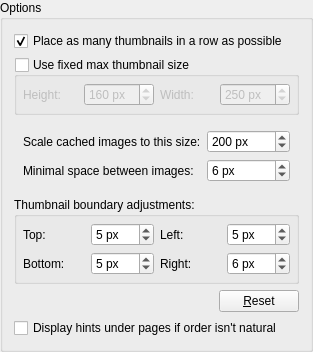
         <widget class="QGroupBox" name="grpThumbnailsViewOptions">
          <property name="title">
           <string>Options</string>
          </property>
          <layout class="QVBoxLayout" name="verticalLayout_82">
           <item>
            <widget class="QCheckBox" name="cbThumbsListOrder">
             <property name="text">
              <string>Place as many thumbnails in a row as possible</string>
             </property>
             <property name="checked">
              <bool>true</bool>
             </property>
            </widget>
           </item>
           <item>
            <widget class="QGroupBox" name="gbFixedMaxLogicalThumbSize">
             <property name="title">
              <string>Use fixed max thumbnail size</string>
             </property>
             <property name="checkable">
              <bool>true</bool>
             </property>
             <property name="checked">
              <bool>false</bool>
             </property>
             <layout class="QHBoxLayout" name="horizontalLayout_12">
              <property name="leftMargin">
               <number>6</number>
              </property>
              <property name="topMargin">
               <number>6</number>
              </property>
              <property name="rightMargin">
               <number>6</number>
              </property>
              <property name="bottomMargin">
               <number>6</number>
              </property>
              <item>
               <widget class="QLabel" name="lblFixedMaxLogicalThumbSizeHeight">
                <property name="text">
                 <string>Height:</string>
                </property>
               </widget>
              </item>
              <item>
               <widget class="QSpinBox" name="sbFixedMaxLogicalThumbSizeHeight">
                <property name="suffix">
                 <string> px</string>
                </property>
                <property name="minimum">
                 <number>16</number>
                </property>
                <property name="maximum">
                 <number>5000</number>
                </property>
                <property name="singleStep">
                 <number>10</number>
                </property>
                <property name="value">
                 <number>160</number>
                </property>
               </widget>
              </item>
              <item>
               <widget class="QLabel" name="lblFixedMaxLogicalThumbSizeWidth">
                <property name="text">
                 <string>Width:</string>
                </property>
               </widget>
              </item>
              <item>
               <widget class="QSpinBox" name="sbFixedMaxLogicalThumbSizeWidth">
                <property name="suffix">
                 <string> px</string>
                </property>
                <property name="minimum">
                 <number>25</number>
                </property>
                <property name="maximum">
                 <number>5000</number>
                </property>
                <property name="singleStep">
                 <number>10</number>
                </property>
                <property name="value">
                 <number>250</number>
                </property>
               </widget>
              </item>
             </layout>
            </widget>
           </item>
           <item>
            <widget class="QWidget" name="widget_2" native="true">
             <layout class="QGridLayout" name="gridLayout_4">
              <item row="0" column="0">
               <widget class="QLabel" name="lblThumbsCacheSize">
                <property name="text">
                 <string>Scale cached images to this size:</string>
                </property>
               </widget>
              </item>
              <item row="0" column="1">
               <widget class="QSpinBox" name="sbThumbsCacheImgSize">
                <property name="suffix">
                 <string> px</string>
                </property>
                <property name="minimum">
                 <number>100</number>
                </property>
                <property name="maximum">
                 <number>100000</number>
                </property>
                <property name="value">
                 <number>200</number>
                </property>
               </widget>
              </item>
              <item row="1" column="0">
               <widget class="QLabel" name="lblThumbsMinSpacing">
                <property name="text">
                 <string>Minimal space between images:</string>
                </property>
               </widget>
              </item>
              <item row="1" column="1">
               <widget class="QSpinBox" name="sbThumbsMinSpacing">
                <property name="suffix">
                 <string> px</string>
                </property>
                <property name="maximum">
                 <number>500</number>
                </property>
                <property name="value">
                 <number>6</number>
                </property>
               </widget>
              </item>
             </layout>
            </widget>
           </item>
           <item>
            <widget class="QGroupBox" name="gbThumbsBoundaryAdj">
             <property name="title">
              <string>Thumbnail boundary adjustments:</string>
             </property>
             <layout class="QGridLayout" name="gridLayout">
              <property name="leftMargin">
               <number>6</number>
              </property>
              <property name="topMargin">
               <number>6</number>
              </property>
              <property name="rightMargin">
               <number>6</number>
              </property>
              <property name="bottomMargin">
               <number>6</number>
              </property>
              <item row="0" column="0">
               <widget class="QLabel" name="lblThumbsBoundaryAdjTop">
                <property name="text">
                 <string>Top:</string>
                </property>
               </widget>
              </item>
              <item row="0" column="3">
               <widget class="QSpinBox" name="sbThumbsBoundaryAdjLeft">
                <property name="suffix">
                 <string> px</string>
                </property>
                <property name="maximum">
                 <number>500</number>
                </property>
                <property name="value">
                 <number>5</number>
                </property>
               </widget>
              </item>
              <item row="0" column="2">
               <widget class="QLabel" name="lblThumbsBoundaryAdjLeft">
                <property name="text">
                 <string>Left:</string>
                </property>
               </widget>
              </item>
              <item row="0" column="1">
               <widget class="QSpinBox" name="sbThumbsBoundaryAdjTop">
                <property name="suffix">
                 <string> px</string>
                </property>
                <property name="maximum">
                 <number>500</number>
                </property>
                <property name="value">
                 <number>5</number>
                </property>
               </widget>
              </item>
              <item row="1" column="0">
               <widget class="QLabel" name="lblThumbsBoundaryAdjBottom">
                <property name="text">
                 <string>Bottom:</string>
                </property>
               </widget>
              </item>
              <item row="1" column="1">
               <widget class="QSpinBox" name="sbThumbsBoundaryAdjBottom">
                <property name="suffix">
                 <string> px</string>
                </property>
                <property name="maximum">
                 <number>500</number>
                </property>
                <property name="value">
                 <number>5</number>
                </property>
               </widget>
              </item>
              <item row="1" column="2">
               <widget class="QLabel" name="lblThumbsBoundaryAdjRight">
                <property name="text">
                 <string>Right:</string>
                </property>
               </widget>
              </item>
              <item row="1" column="3">
               <widget class="QSpinBox" name="sbThumbsBoundaryAdjRight">
                <property name="suffix">
                 <string> px</string>
                </property>
                <property name="maximum">
                 <number>500</number>
                </property>
                <property name="value">
                 <number>6</number>
                </property>
               </widget>
              </item>
             </layout>
            </widget>
           </item>
           <item>
            <widget class="QWidget" name="widget_3" native="true">
             <layout class="QHBoxLayout" name="horizontalLayout_15">
              <property name="spacing">
               <number>0</number>
              </property>
              <property name="leftMargin">
               <number>0</number>
              </property>
              <property name="topMargin">
               <number>0</number>
              </property>
              <property name="rightMargin">
               <number>0</number>
              </property>
              <property name="bottomMargin">
               <number>0</number>
              </property>
              <item>
               <spacer name="horizontalSpacer_14">
                <property name="orientation">
                 <enum>Qt::Horizontal</enum>
                </property>
                <property name="sizeHint" stdset="0">
                 <size>
                  <width>40</width>
                  <height>20</height>
                 </size>
                </property>
               </spacer>
              </item>
              <item>
               <widget class="QPushButton" name="btnThumbDefaults">
                <property name="text">
                 <string>&amp;Reset</string>
                </property>
               </widget>
              </item>
             </layout>
            </widget>
           </item>
           <item>
            <widget class="QCheckBox" name="cbOrderHints">
             <property name="text">
              <string>Display hints under pages if order isn't natural</string>
             </property>
            </widget>
           </item>
          </layout>
         </widget>
